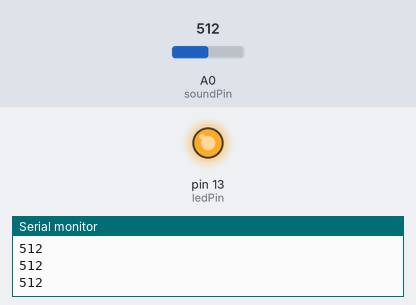
This sketch was run on a simulated Arduino Uno, built with avr-gcc and run on an emulated ATmega328P. Shown: output pins drawn as LEDs (lit = HIGH), the last lines printed to the serial monitor. The test bench sets the inputs (shaded band); at power-on: A0 (soundPin) = 512.

Above: at 1.2 s.
1.3 s: A0 (soundPin) set to 33
2.8 s: A0 (soundPin) set to 28
At 3.8 s:
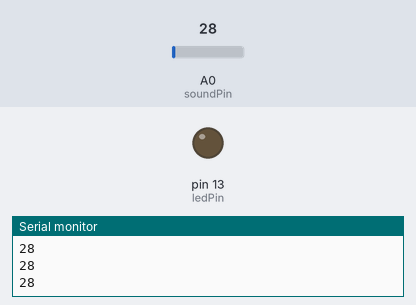
4.3 s: A0 (soundPin) set to 122
At 5.0 s:
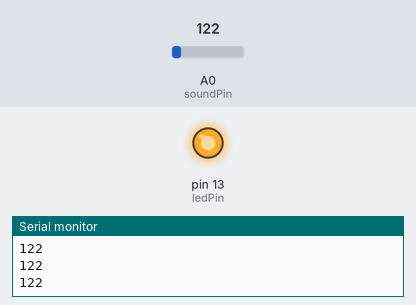
5.8 s: A0 (soundPin) set to 20
At 6.3 s:
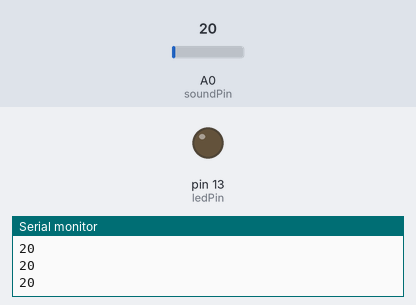
Timing chart, 0 to 8.4 s (numbered marks = the images above; inputs shaded):
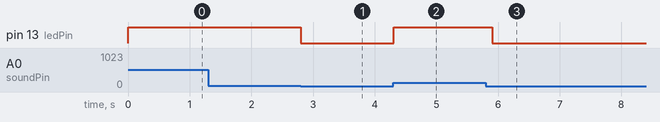

The sketch:

microphone.ino
```cpp
const int ledPin = 13; //the led attach to
const int soundPin = A0;

void setup()
{
  pinMode(ledPin,OUTPUT);
  Serial.begin(9600);
}

void loop()
{
  int value = analogRead(soundPin);
  Serial.println(value);
  if(value > 30)
  {
    digitalWrite(ledPin,HIGH);
    delay(200);
  }
  else
  {
    digitalWrite(ledPin,LOW);
  }
}
```

Measured:
- the behaviour switches between 31 and 30 on A0 (soundPin) (found by bisection; images 0 and 1)
- after the input at 2.8 s, pin 13 (ledPin): HIGH → LOW at once
- after the input at 4.3 s, pin 13 (ledPin): LOW → HIGH at once
- after the input at 5.8 s, pin 13 (ledPin): HIGH → LOW after 0.11 s
